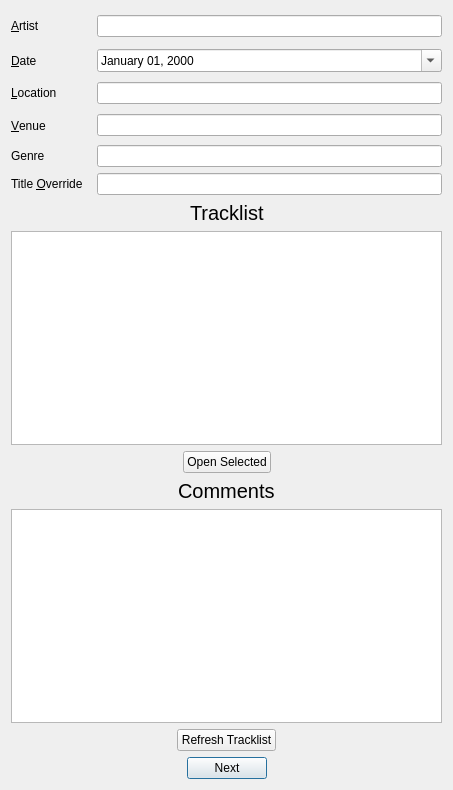
<?xml version="1.0" encoding="UTF-8"?>
<ui version="4.0">
 <class>ConfirmMetadataDialog</class>
 <widget class="QDialog" name="ConfirmMetadataDialog">
  <property name="windowModality">
   <enum>Qt::ApplicationModal</enum>
  </property>
  <property name="geometry">
   <rect>
    <x>0</x>
    <y>0</y>
    <width>453</width>
    <height>790</height>
   </rect>
  </property>
  <property name="windowTitle">
   <string>Confirm Metadata</string>
  </property>
  <property name="modal">
   <bool>false</bool>
  </property>
  <layout class="QVBoxLayout" name="verticalLayout_3">
   <item>
    <layout class="QGridLayout" name="gridLayout">
     <item row="0" column="0">
      <widget class="QLabel" name="label">
       <property name="text">
        <string>&amp;Artist</string>
       </property>
       <property name="buddy">
        <cstring>artistLineEdit</cstring>
       </property>
      </widget>
     </item>
     <item row="0" column="1" rowspan="4">
      <spacer name="horizontalSpacer">
       <property name="orientation">
        <enum>Qt::Horizontal</enum>
       </property>
       <property name="sizeType">
        <enum>QSizePolicy::Fixed</enum>
       </property>
       <property name="sizeHint" stdset="0">
        <size>
         <width>28</width>
         <height>128</height>
        </size>
       </property>
      </spacer>
     </item>
     <item row="0" column="2">
      <widget class="QLineEdit" name="artistLineEdit"/>
     </item>
     <item row="1" column="0">
      <widget class="QLabel" name="label_2">
       <property name="text">
        <string>&amp;Date</string>
       </property>
       <property name="buddy">
        <cstring>dateEdit</cstring>
       </property>
      </widget>
     </item>
     <item row="1" column="2">
      <widget class="QDateEdit" name="dateEdit">
       <property name="minimumDate">
        <date>
         <year>1900</year>
         <month>1</month>
         <day>1</day>
        </date>
       </property>
       <property name="displayFormat">
        <string>MMMM dd, yyyy</string>
       </property>
       <property name="calendarPopup">
        <bool>true</bool>
       </property>
      </widget>
     </item>
     <item row="2" column="0">
      <widget class="QLabel" name="label_3">
       <property name="text">
        <string>&amp;Location</string>
       </property>
       <property name="buddy">
        <cstring>locationLineEdit</cstring>
       </property>
      </widget>
     </item>
     <item row="2" column="2">
      <widget class="QLineEdit" name="locationLineEdit"/>
     </item>
     <item row="3" column="0">
      <widget class="QLabel" name="label_4">
       <property name="text">
        <string>&amp;Venue</string>
       </property>
       <property name="buddy">
        <cstring>venueLineEdit</cstring>
       </property>
      </widget>
     </item>
     <item row="3" column="2">
      <widget class="QLineEdit" name="venueLineEdit"/>
     </item>
     <item row="4" column="0">
      <widget class="QLabel" name="label_8">
       <property name="text">
        <string>Genre</string>
       </property>
      </widget>
     </item>
     <item row="4" column="2">
      <widget class="QLineEdit" name="genreLineEdit"/>
     </item>
     <item row="5" column="0" colspan="2">
      <widget class="QLabel" name="label_7">
       <property name="text">
        <string>Title &amp;Override</string>
       </property>
       <property name="buddy">
        <cstring>titleLineEdit</cstring>
       </property>
      </widget>
     </item>
     <item row="5" column="2">
      <widget class="QLineEdit" name="titleLineEdit"/>
     </item>
    </layout>
   </item>
   <item>
    <layout class="QHBoxLayout" name="horizontalLayout_2">
     <item>
      <spacer name="horizontalSpacer_7">
       <property name="orientation">
        <enum>Qt::Horizontal</enum>
       </property>
       <property name="sizeHint" stdset="0">
        <size>
         <width>148</width>
         <height>20</height>
        </size>
       </property>
      </spacer>
     </item>
     <item>
      <widget class="QLabel" name="label_5">
       <property name="font">
        <font>
         <pointsize>15</pointsize>
        </font>
       </property>
       <property name="text">
        <string>Tracklist</string>
       </property>
      </widget>
     </item>
     <item>
      <layout class="QVBoxLayout" name="verticalLayout"/>
     </item>
     <item>
      <spacer name="horizontalSpacer_8">
       <property name="orientation">
        <enum>Qt::Horizontal</enum>
       </property>
       <property name="sizeHint" stdset="0">
        <size>
         <width>148</width>
         <height>20</height>
        </size>
       </property>
      </spacer>
     </item>
    </layout>
   </item>
   <item>
    <widget class="QTableWidget" name="tracklistTableWidget">
     <property name="columnCount">
      <number>0</number>
     </property>
    </widget>
   </item>
   <item>
    <layout class="QHBoxLayout" name="horizontalLayout_4">
     <item>
      <spacer name="horizontalSpacer_4">
       <property name="orientation">
        <enum>Qt::Horizontal</enum>
       </property>
       <property name="sizeHint" stdset="0">
        <size>
         <width>128</width>
         <height>20</height>
        </size>
       </property>
      </spacer>
     </item>
     <item>
      <widget class="QPushButton" name="openSelectedButton">
       <property name="text">
        <string>Open Selected</string>
       </property>
       <property name="autoDefault">
        <bool>false</bool>
       </property>
      </widget>
     </item>
     <item>
      <spacer name="horizontalSpacer_5">
       <property name="orientation">
        <enum>Qt::Horizontal</enum>
       </property>
       <property name="sizeHint" stdset="0">
        <size>
         <width>138</width>
         <height>20</height>
        </size>
       </property>
      </spacer>
     </item>
    </layout>
   </item>
   <item>
    <layout class="QHBoxLayout" name="horizontalLayout_3">
     <item>
      <spacer name="horizontalSpacer_9">
       <property name="orientation">
        <enum>Qt::Horizontal</enum>
       </property>
       <property name="sizeHint" stdset="0">
        <size>
         <width>118</width>
         <height>18</height>
        </size>
       </property>
      </spacer>
     </item>
     <item>
      <widget class="QLabel" name="label_6">
       <property name="font">
        <font>
         <pointsize>15</pointsize>
        </font>
       </property>
       <property name="text">
        <string>Comments</string>
       </property>
      </widget>
     </item>
     <item>
      <layout class="QVBoxLayout" name="verticalLayout_2"/>
     </item>
     <item>
      <spacer name="horizontalSpacer_10">
       <property name="orientation">
        <enum>Qt::Horizontal</enum>
       </property>
       <property name="sizeHint" stdset="0">
        <size>
         <width>118</width>
         <height>17</height>
        </size>
       </property>
      </spacer>
     </item>
    </layout>
   </item>
   <item>
    <widget class="QTextEdit" name="commentsTextEdit"/>
   </item>
   <item>
    <layout class="QHBoxLayout" name="horizontalLayout_5">
     <item>
      <spacer name="horizontalSpacer_6">
       <property name="orientation">
        <enum>Qt::Horizontal</enum>
       </property>
       <property name="sizeHint" stdset="0">
        <size>
         <width>148</width>
         <height>20</height>
        </size>
       </property>
      </spacer>
     </item>
     <item>
      <widget class="QPushButton" name="refreshTracklistButton">
       <property name="text">
        <string>Refresh Tracklist</string>
       </property>
       <property name="autoDefault">
        <bool>false</bool>
       </property>
      </widget>
     </item>
     <item>
      <spacer name="horizontalSpacer_11">
       <property name="orientation">
        <enum>Qt::Horizontal</enum>
       </property>
       <property name="sizeHint" stdset="0">
        <size>
         <width>158</width>
         <height>20</height>
        </size>
       </property>
      </spacer>
     </item>
    </layout>
   </item>
   <item>
    <layout class="QHBoxLayout" name="horizontalLayout">
     <item>
      <spacer name="horizontalSpacer_2">
       <property name="orientation">
        <enum>Qt::Horizontal</enum>
       </property>
       <property name="sizeHint" stdset="0">
        <size>
         <width>128</width>
         <height>20</height>
        </size>
       </property>
      </spacer>
     </item>
     <item>
      <widget class="QPushButton" name="pushButton">
       <property name="text">
        <string>Next</string>
       </property>
       <property name="autoDefault">
        <bool>false</bool>
       </property>
       <property name="default">
        <bool>true</bool>
       </property>
      </widget>
     </item>
     <item>
      <spacer name="horizontalSpacer_3">
       <property name="orientation">
        <enum>Qt::Horizontal</enum>
       </property>
       <property name="sizeHint" stdset="0">
        <size>
         <width>128</width>
         <height>20</height>
        </size>
       </property>
      </spacer>
     </item>
    </layout>
   </item>
  </layout>
 </widget>
 <resources/>
 <connections>
  <connection>
   <sender>pushButton</sender>
   <signal>clicked()</signal>
   <receiver>ConfirmMetadataDialog</receiver>
   <slot>accept()</slot>
   <hints>
    <hint type="sourcelabel">
     <x>262</x>
     <y>754</y>
    </hint>
    <hint type="destinationlabel">
     <x>299</x>
     <y>691</y>
    </hint>
   </hints>
  </connection>
  <connection>
   <sender>openSelectedButton</sender>
   <signal>clicked()</signal>
   <receiver>ConfirmMetadataDialog</receiver>
   <slot>openSelected()</slot>
   <hints>
    <hint type="sourcelabel">
     <x>198</x>
     <y>261</y>
    </hint>
    <hint type="destinationlabel">
     <x>368</x>
     <y>231</y>
    </hint>
   </hints>
  </connection>
  <connection>
   <sender>refreshTracklistButton</sender>
   <signal>clicked()</signal>
   <receiver>ConfirmMetadataDialog</receiver>
   <slot>refreshTracks()</slot>
   <hints>
    <hint type="sourcelabel">
     <x>218</x>
     <y>512</y>
    </hint>
    <hint type="destinationlabel">
     <x>372</x>
     <y>477</y>
    </hint>
   </hints>
  </connection>
 </connections>
 <slots>
  <slot>openSelected()</slot>
  <slot>refreshTracks()</slot>
 </slots>
</ui>
